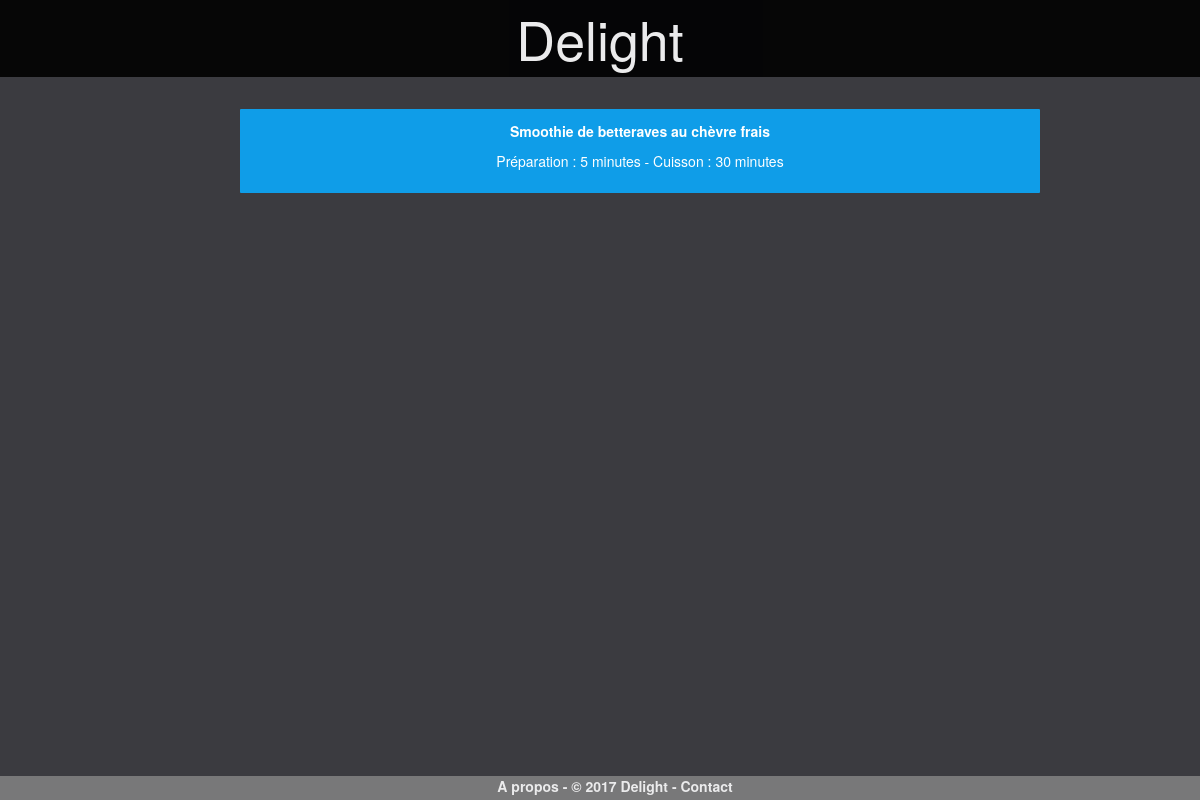
Screenshot of /pageDrink.php with the database file from the repository.
### tables this page shows
create table recette (
    id int auto_increment, 
    nomrecette varchar(100) not null,
    nbPersonnes INT not NULL,
    description TEXT,
    preparation INT not null, 
    cuisson INT not null, 
    temperature VARCHAR(100) not null, 
    PRIMARY KEY(id)
);

### pageDrink.php (the view, shortened to what this page needs)
    <?php include("entete.php"); ?>
<?php
$reponse = $db->query('SELECT	  nomrecette
			            		, nomcategorie
			            		, recette.id AS recipeid
			            		, categorie.id
                                , description
                                , preparation
                                , cuisson
                                , temperature
			                FROM recette
			            	JOIN selection
			            			ON recette.id = id_recette
			            	JOIN categorie
			            			ON categorie.id = id_categorie
                            WHERE categorie.id = 5
                            ORDER BY nomrecette');
while ($donnees = $reponse->fetch())
{
?>
<div class="div-couleur5  col-md-offset-2 col-md-8 col-xs-offset-1 col-xs-10" >  <a href="pageRecette.php?id_recette=<?php echo $donnees['recipeid']?> ">
   <p class="titrerecette">
     <strong>
    <?php  echo $donnees['nomrecette']; ?> </strong>
   </p>
   <p class="titrerecette">
    Préparation : <?php echo $donnees['preparation']; ?> minutes   -
    Cuisson : <?php echo $donnees['cuisson']; ?> minutes <br>
 </p>    <a/>
    </div>
<?php
}
?>
<?php include("pieddepage.php"); ?>

### assets/css/style.css (style rules this page uses)
body { background: #3B3B40; color: #fff; }
a { text-decoration: none; color: #fff; }
.titrerecette { color: #fff; text-align: center; text-decoration: none; }
.div-couleur5 { background: #0F9DE8; border-radius: 1px; transition: all 0.2s; text-align: center; color: #fff; padding: 1% 1% 1% 1%; margin-left: 20%; margin-right: 20%; margin-top: 1%; margin-bottom: 1%; font-size: 1em; text-decoration: none; }
*,:after,:before { box-sizing:border-box }

### rows the page displays
recette: nomrecette "Smoothie de betteraves au chèvre frais", preparation "5", cuisson "30"
